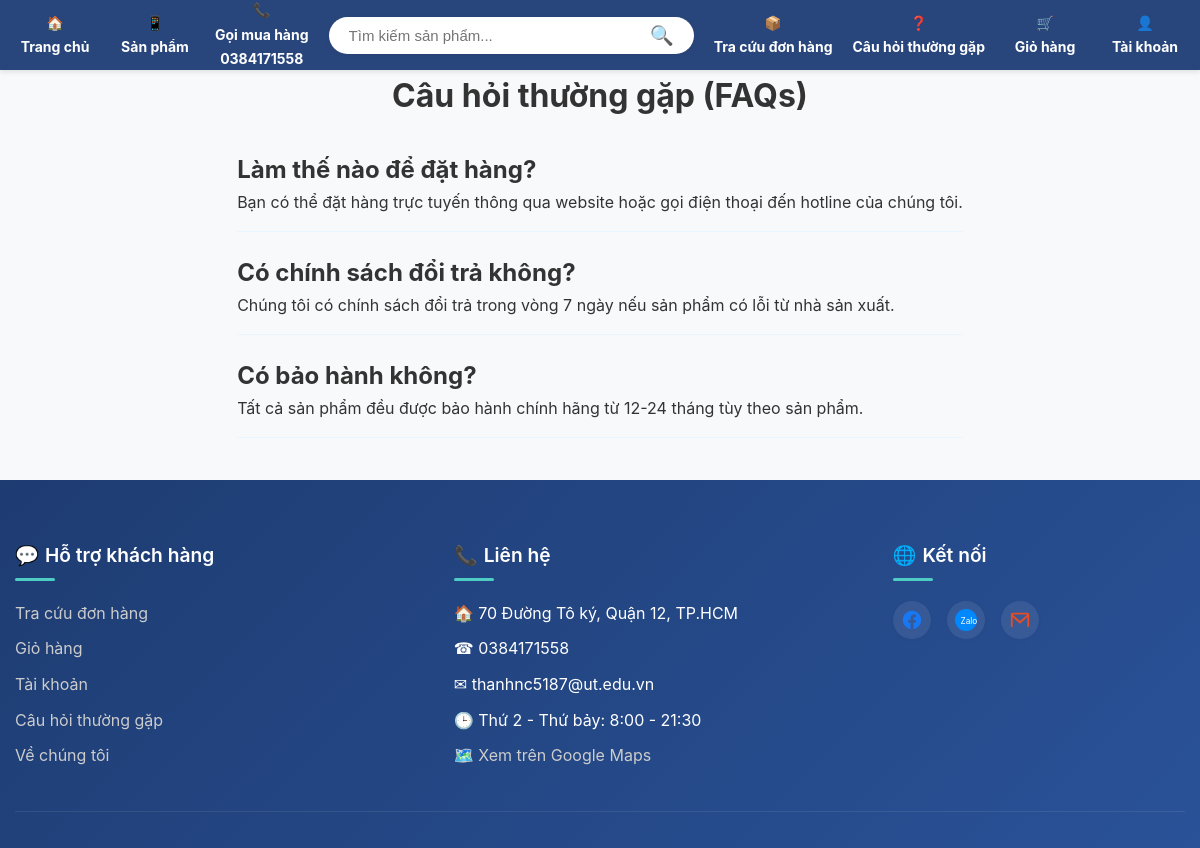
/ban-dien-thoai/faq.php, run on the app's committed database.
### tables this page shows
CREATE TABLE `settings` (
  `id` int(11) NOT NULL,
  `key_name` varchar(100) NOT NULL,
  `value` text DEFAULT NULL,
  `created_at` timestamp NOT NULL DEFAULT current_timestamp(),
  `updated_at` timestamp NOT NULL DEFAULT current_timestamp() ON UPDATE current_timestamp()
);

CREATE TABLE `faqs` (
  `id` int(11) NOT NULL,
  `question` text NOT NULL,
  `answer` text NOT NULL,
  `is_active` tinyint(1) NOT NULL DEFAULT 0,
  `updated_at` timestamp NOT NULL DEFAULT current_timestamp() ON UPDATE current_timestamp(),
  `sort_order` int(11) DEFAULT 0,
  `status` enum('active','inactive') DEFAULT 'active',
  `created_at` timestamp NOT NULL DEFAULT current_timestamp()
);

### ban-dien-thoai/includes/functions.php (called while the page is built, shortened)
<?php
function isLoggedIn() {
    return isset($_SESSION['user_id']);
}
function getSetting($key) {
    global $conn;
    $stmt = mysqli_prepare($conn, "SELECT value FROM settings WHERE key_name = ?");
    mysqli_stmt_bind_param($stmt, 's', $key);
    mysqli_stmt_execute($stmt);
    $result = mysqli_stmt_get_result($stmt);
    $setting = mysqli_fetch_assoc($result);
    return $setting['value'] ?? null;
}
?>

### ban-dien-thoai/faq.php (the view, shortened to what this page needs)
<?php
require_once 'config/database.php';
require_once 'includes/functions.php';
require_once 'includes/header.php';
$sql = "SELECT question, answer FROM faqs WHERE is_active = 1 ORDER BY created_at DESC";
$result = $conn->query($sql);
$faqs = [];
if ($result) {
    $faqs = $result->fetch_all(MYSQLI_ASSOC);
} else {
}
?>
<div class="container">
    <h1 style="text-align: center; margin-bottom: 30px;">Câu hỏi thường gặp (FAQs)</h1>
    <div class="faq-list">
        <?php if (count($faqs) > 0): ?>
            <?php foreach ($faqs as $faq): ?>
                <div class="faq-item">
                    <h2 class="question"><?php echo htmlspecialchars($faq['question']); ?></h2>
                    <div class="answer">
                        <p><?php echo nl2br(htmlspecialchars($faq['answer'])); ?></p>
                    </div>
                </div>
            <?php endforeach; ?>
        <?php else: ?>
            <div class="faq-item">
                <p>Hiện chưa có câu hỏi thường gặp nào được hiển thị.</p>
            </div>
        <?php endif; ?>
    </div>
</div>
<?php require_once 'includes/footer.php'; ?>

### ban-dien-thoai/includes/header.php (shortened to what this page needs)
<?php
$base_dir = __DIR__ . '/../';
require_once $base_dir . 'config/database.php';
require_once $base_dir . 'includes/functions.php';
?>
<!DOCTYPE html>
<html lang="vi">
<head>
    <link rel="stylesheet" href="assets/css/style.css">
</head>
<body>
    <header class="fixed-header">
        <div class="header-main-bar">
            <div class="header-content">
                <div class="header-icon-link">
                    <a href="index.php">
                        🏠
                        <span>Trang chủ</span>
                    </a>
                </div>
                <div class="header-icon-link">
                    <a href="products.php">
                        📱
                        <span>Sản phẩm</span>
                    </a>
                </div>
                 <div class="header-icon-link">
                    <a href="https://zalo.me/<?php echo preg_replace('/[^0-9]/', '', getSetting('site_phone')); ?>" target="_blank">
                        📞
                        <span>Gọi mua hàng</span>
                        <span><?php echo getSetting('site_phone'); ?></span>
                    </a>
                </div>
                <div class="search-bar">
                    <form action="index.php" method="GET">
                        <input type="text" name="search" placeholder="Tìm kiếm sản phẩm..." value="<?php echo htmlspecialchars($search ?? ''); ?>">
                        <button type="submit">🔍</button>
                    </form>
                </div>
                 <div class="header-icon-link">
                    <a href="orders.php">
                        📦
                        <span>Tra cứu đơn hàng</span>
                    </a>
                </div>
                 <div class="header-icon-link">
                    <a href="faq.php">
                        ❓
                        <span>Câu hỏi thường gặp</span>
                    </a>
                </div>
                 <div class="cart">
                     <a href="cart.php" class="cart-link">
                         🛒
                         <span>Giỏ hàng</span>
                     </a>
                 </div>
                <div class="header-icon-link user-account dropdown">
                     <?php if (isLoggedIn()): ?>
                        <a href="#" class="dropdown-toggle">
                            👤
                            <span>Tài khoản</span>
                        </a>
                        <div class="dropdown-content">
                            <a href="profile.php">Thông tin tài khoản</a>
                            <a href="orders.php">Đơn hàng của tôi</a>
                            <a href="logout.php">Đăng xuất</a>
                        </div>
                     <?php else: ?>
                        <a href="#" class="dropdown-toggle">
                            👤
                            <span>Tài khoản</span>
                        </a>
                     <?php endif; ?>
                </div>
            </div>
        </div>
    </header>
</body>
</html>

### ban-dien-thoai/includes/footer.php (shortened to what this page needs)
    <footer class="modern-footer">
        <div class="container">
            <div class="footer-content">
                <div class="footer-section customer-service">
                    <h4><span style="margin-right:6px;">💬</span>Hỗ trợ khách hàng</h4>
                    <ul class="footer-links">
                        <li><a href="orders.php">Tra cứu đơn hàng</a></li>
                        <li><a href="cart.php">Giỏ hàng</a></li>
                        <li><a href="profile.php">Tài khoản</a></li>
                        <li><a href="faq.php">Câu hỏi thường gặp</a></li>
                        <li><a href="about.php">Về chúng tôi</a></li>
                    </ul>
                </div>
                <div class="footer-section contact-info">
                    <h4><span style="margin-right:6px;">📞</span>Liên hệ</h4>
                    <ul class="footer-links">
                        <li><span>🏠 <?php echo getSetting('site_address'); ?></span></li>
                        <li><span>☎ <?php echo getSetting('site_phone'); ?></span></li>
                        <li><span>✉ <?php echo getSetting('site_email'); ?></span></li>
                        <li><span>🕒 Thứ 2 - Thứ bảy: 8:00 - 21:30</span></li>
                        <li><a href="https://maps.google.com/?q=<?php echo urlencode(getSetting('site_address')); ?>" target="_blank" title="Xem trên Google Maps">🗺️ Xem trên Google Maps</a></li>
                    </ul>
                </div>
                <div class="footer-section social-media">
                    <h4><span style="margin-right:6px;">🌐</span>Kết nối</h4>
                    <div class="footer-social-links">
                        <a href="#" title="Facebook" class="footer-social-icon" style="color:#1877f3"><svg width="22" height="22" fill="currentColor"><use href="#icon-facebook"></use></svg></a>
                        <a href="#" title="Zalo" class="footer-social-icon" style="color:#0088ff"><svg width="22" height="22" fill="currentColor"><use href="#icon-zalo"></use></svg></a>
                        <a href="#" title="Email" class="footer-social-icon" style="color:#e44d26"><svg width="22" height="22" fill="currentColor"><use href="#icon-mail"></use></svg></a>
                    </div>
                </div>
            </div>
            <div class="footer-bottom">
            </div>
        </div>
    </footer>
</body>
</html>

### ban-dien-thoai/assets/css/style.css (style rules this page uses)
* { margin: 0; padding: 0; box-sizing: border-box; }
html { overflow-x: hidden; scroll-behavior: smooth; }
body { font-family: -apple-system, BlinkMacSystemFont, "Segoe UI", Roboto, Helvetica, Arial, sans-serif, "Apple Color Emoji", "Segoe UI Emoji", "Segoe UI Symbol"; line-height: 1.6; color: #333; background-color: #f8f9fa; display: flex; flex-direction: column; min-height: 100vh; padding-top: 70px; }
.container { max-width: 1200px; margin: 0 auto; padding: 0 15px; }
header { position: fixed; top: 0; left: 0; width: 100%; z-index: 1000; background: #29467c; color: #fff; box-shadow: 0 2px 5px rgba(0, 0, 0, 0.1); padding: 0 15px; }
.header-content { max-width: 1400px; margin: 0 auto; display: flex; align-items: center; justify-content: space-between; height: 70px; gap: 20px; }
.header-icon-link, .cart, .user-account { display: flex; flex-direction: column; align-items: center; gap: 4px; text-align: center; min-width: 80px; flex-shrink: 0; }
.header-icon-link a, .cart a, .user-account .dropdown-toggle { color: #fff; text-decoration: none; font-weight: bold; font-size: 14px; display: flex; flex-direction: column; align-items: center; gap: 2px; }
.cart { position: relative; }
.search-bar { flex-grow: 1; max-width: 500px; background-color: #fff; border-radius: 50px; display: flex; overflow: hidden; box-shadow: 0 1px 4px rgba(0,0,0,0.08); }
.search-bar form { display: flex; flex-grow: 1; }
.search-bar input[type="text"] { flex-grow: 1; border: none; padding: 10px 20px; font-size: 15px; outline: none; color: #333; background-color: transparent; }
.search-bar button { background: transparent; border: none; padding: 0 20px; font-size: 1.2rem; cursor: pointer; color: #555; transition: color 0.2s; }
footer, .modern-footer { background: linear-gradient(135deg, #1e3c72 0%, #2a5298 100%); color: #fff; padding: 60px 0 20px; margin-top: 20px; position: relative; overflow: hidden; flex-shrink: 0; }
.footer-content { display: flex; flex-wrap: wrap; justify-content: space-between; gap: 32px; }
.footer-section { flex: 1 1 0; min-width: 220px; max-width: 25%; box-sizing: border-box; }
.footer-section h4 { color: #fff; font-size: 1.2rem; font-weight: 600; margin-bottom: 20px; position: relative; padding-bottom: 10px; }
.footer-section h4::after { content: ''; position: absolute; bottom: 0; left: 0; width: 40px; height: 3px; background: #4ecdc4; border-radius: 2px; }
.footer-section p, .footer-section a { color: #ccc; text-decoration: none; transition: color 0.2s; }
input, textarea, select { width: 100%; padding: 12px 15px; border: 1px solid #ccc; border-radius: 8px; font-size: 1rem; transition: border-color 0.3s, box-shadow 0.3s; box-sizing: border-box; }
.dropdown { position: relative; }
.modern-footer { background: linear-gradient(135deg, #1e3c72 0%, #2a5298 100%); color: #fff; padding: 60px 0 20px; margin-top: 20px; position: relative; overflow: hidden; flex-shrink: 0; }
.footer-links { list-style: none; padding: 0; margin: 0; }
.footer-links li { margin-bottom: 10px; }
.footer-links a { color: #ccc; text-decoration: none; transition: color 0.2s; }
.footer-social-links { display: flex; gap: 16px; margin-top: 8px; }
.footer-social-icon { display: inline-flex; align-items: center; justify-content: center; width: 38px; height: 38px; border-radius: 50%; background: rgba(255,255,255,0.08); font-size: 1.2rem; transition: background 0.2s, color 0.2s, box-shadow 0.2s; box-shadow: 0 1px 4px rgba(44,62,80,0.04); }
.footer-bottom { border-top: 1px solid rgba(255,255,255,0.08); margin-top: 32px; padding-top: 16px; text-align: center; color: #ccc; font-size: 0.98rem; }
.faq-list { width: 100%; margin: 0; padding: 0; list-style: none; }
.faq-item { margin-bottom: 22px; padding-bottom: 16px; border-bottom: 1px solid #eaf6ff; }

### data on the page
settings: value "0384171558"
faqs: question "Làm thế nào để đặt hàng?", answer "Bạn có thể đặt hàng trực tuyến thông qua website hoặc gọi điện thoại đến hotline của chúng tôi."
faqs: question "Có chính sách đổi trả không?", answer "Chúng tôi có chính sách đổi trả trong vòng 7 ngày nếu sản phẩm có lỗi từ nhà sản xuất."
faqs: question "Có bảo hành không?", answer "Tất cả sản phẩm đều được bảo hành chính hãng từ 12-24 tháng tùy theo sản phẩm."
settings: value "70 Đường Tô ký, Quận 12, TP.HCM"
settings: value "thanhnc5187@ut.edu.vn"
